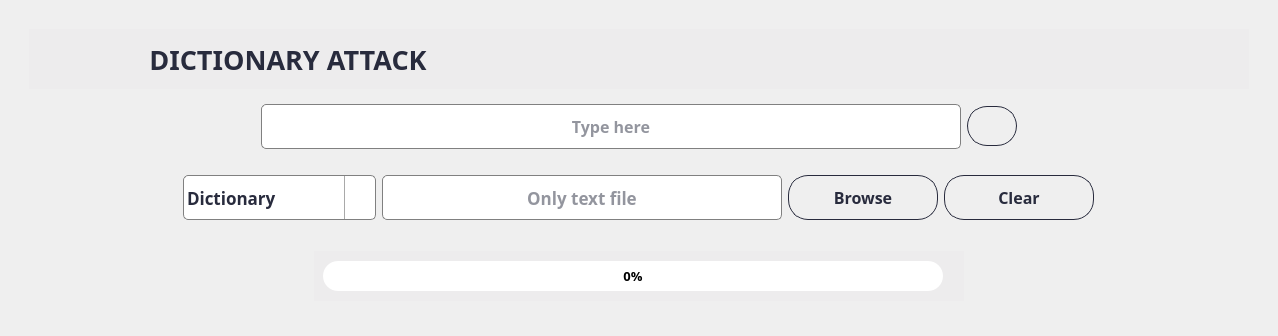
        <widget class="QWidget" name="page_passwordAttack">
         <layout class="QHBoxLayout" name="horizontalLayout_16">
          <item>
           <widget class="QWidget" name="widget_35" native="true">
            <property name="styleSheet">
             <string notr="true">QWidget#widget_38,
QWidget#widget_57 {
    border: 1px solid rgb(237, 236, 237); /* Set the &quot;groove&quot; border style for the specific widgets */
	background-color: rgb(237, 236, 237);
}
</string>
            </property>
            <layout class="QVBoxLayout" name="verticalLayout_21">
             <item>
              <widget class="QWidget" name="widget_36" native="true">
               <layout class="QVBoxLayout" name="verticalLayout_22">
                <item>
                 <widget class="QWidget" name="widget_38" native="true">
                  <property name="minimumSize">
                   <size>
                    <width>1220</width>
                    <height>60</height>
                   </size>
                  </property>
                  <property name="maximumSize">
                   <size>
                    <width>1220</width>
                    <height>60</height>
                   </size>
                  </property>
                  <layout class="QVBoxLayout" name="verticalLayout_23">
                   <item alignment="Qt::AlignLeft">
                    <widget class="QLabel" name="label_dictionary">
                     <property name="minimumSize">
                      <size>
                       <width>500</width>
                       <height>40</height>
                      </size>
                     </property>
                     <property name="maximumSize">
                      <size>
                       <width>500</width>
                       <height>40</height>
                      </size>
                     </property>
                     <property name="font">
                      <font>
                       <family>Bahnschrift SemiBold</family>
                       <pointsize>20</pointsize>
                       <weight>75</weight>
                       <bold>true</bold>
                      </font>
                     </property>
                     <property name="styleSheet">
                      <string notr="true">	color: rgba(40,43,61,255) ;</string>
                     </property>
                     <property name="text">
                      <string>DICTIONARY ATTACK</string>
                     </property>
                     <property name="alignment">
                      <set>Qt::AlignCenter</set>
                     </property>
                    </widget>
                   </item>
                  </layout>
                 </widget>
                </item>
                <item alignment="Qt::AlignHCenter">
                 <widget class="QWidget" name="widget_39" native="true">
                  <layout class="QHBoxLayout" name="horizontalLayout_18">
                   <item>
                    <widget class="QLineEdit" name="lineEdit_passwordDict">
                     <property name="minimumSize">
                      <size>
                       <width>700</width>
                       <height>45</height>
                      </size>
                     </property>
                     <property name="font">
                      <font>
                       <family>Bahnschrift SemiBold</family>
                       <pointsize>12</pointsize>
                       <weight>75</weight>
                       <bold>true</bold>
                      </font>
                     </property>
                     <property name="styleSheet">
                      <string notr="true">QLineEdit {
  border: 1px solid gray;
  color: rgba(40,43,61,255);
  border-radius: 5px;
}

QLineEdit:hover {
  border: 2px solid;
  border-color: rgba(0,143,255,255);
}
QLineEdit:focus {
  border: 1px solid;
  border-color: rgba(88,199,141,255);
}
</string>
                     </property>
                     <property name="alignment">
                      <set>Qt::AlignCenter</set>
                     </property>
                     <property name="placeholderText">
                      <string>Type here</string>
                     </property>
                    </widget>
                   </item>
                   <item>
                    <widget class="QPushButton" name="btn_showPasswordDict">
                     <property name="minimumSize">
                      <size>
                       <width>50</width>
                       <height>40</height>
                      </size>
                     </property>
                     <property name="maximumSize">
                      <size>
                       <width>50</width>
                       <height>40</height>
                      </size>
                     </property>
                     <property name="cursor">
                      <cursorShape>PointingHandCursor</cursorShape>
                     </property>
                     <property name="styleSheet">
                      <string notr="true">QPushButton {    
    border: 1px solid rgba(40,43,61,255);
    border-radius: 20px;
    padding: 5px 10px;
}

QPushButton:hover {
    background-color: ;
}
</string>
                     </property>
                     <property name="text">
                      <string/>
                     </property>
                     <property name="icon">
                      <iconset>
                       <normaloff>../icons/icon-visible.png</normaloff>../icons/icon-visible.png</iconset>
                     </property>
                     <property name="iconSize">
                      <size>
                       <width>30</width>
                       <height>30</height>
                      </size>
                     </property>
                    </widget>
                   </item>
                  </layout>
                 </widget>
                </item>
                <item alignment="Qt::AlignHCenter">
                 <widget class="QWidget" name="widget_40" native="true">
                  <layout class="QHBoxLayout" name="horizontalLayout_17">
                   <item>
                    <widget class="QComboBox" name="dropdown_wordLists">
                     <property name="minimumSize">
                      <size>
                       <width>119</width>
                       <height>45</height>
                      </size>
                     </property>
                     <property name="maximumSize">
                      <size>
                       <width>210</width>
                       <height>41</height>
                      </size>
                     </property>
                     <property name="font">
                      <font>
                       <family>Bahnschrift SemiBold</family>
                       <pointsize>13</pointsize>
                       <weight>75</weight>
                       <bold>true</bold>
                      </font>
                     </property>
                     <property name="cursor">
                      <cursorShape>PointingHandCursor</cursorShape>
                     </property>
                     <property name="styleSheet">
                      <string notr="true">QComboBox {
        border: 1px solid gray;
        border-radius: 5px;
        padding: 1px 18px 1px 3px;
        min-width: 6em;
		color: rgba(40,43,61,255) ;
 }
 QComboBox:drop-down {
	subcontrol-origin: padding;
	subcontrol-position: top right;
	width: 30px;
	border-left-width: 1px;
	border-left-color: darkgray;
	border-left-style: solid;
	border-top-right-radius: 3px;
	border-bottom-right-radius: 3px;	
}
QComboBox::down-arrow {
	
	image: url(&quot;D:/ISAN Security Gizmo Box/assets/icons/icons8-expand-arrow-30.png&quot;);

}
QComboBox:hover {
	border: 1px solid;
   border-color:  rgba(0,143,255,255);
}

</string>
                     </property>
                     <property name="iconSize">
                      <size>
                       <width>10</width>
                       <height>10</height>
                      </size>
                     </property>
                     <item>
                      <property name="text">
                       <string>Dictionary</string>
                      </property>
                     </item>
                     <item>
                      <property name="text">
                       <string>Rockyou.txt</string>
                      </property>
                     </item>
                     <item>
                      <property name="text">
                       <string>Crackstation.txt</string>
                      </property>
                     </item>
                     <item>
                      <property name="text">
                       <string>Skipping attack </string>
                      </property>
                     </item>
                    </widget>
                   </item>
                   <item>
                    <widget class="QLineEdit" name="lineEdit_inputFileDict">
                     <property name="minimumSize">
                      <size>
                       <width>400</width>
                       <height>45</height>
                      </size>
                     </property>
                     <property name="maximumSize">
                      <size>
                       <width>400</width>
                       <height>40</height>
                      </size>
                     </property>
                     <property name="font">
                      <font>
                       <family>Bahnschrift SemiBold</family>
                       <pointsize>13</pointsize>
                       <weight>75</weight>
                       <bold>true</bold>
                      </font>
                     </property>
                     <property name="styleSheet">
                      <string notr="true">QLineEdit {
  border: 1px solid gray;
  color: rgba(40,43,61,255);
  border-radius: 5px;
}

QLineEdit:hover {
  border: 2px solid;
  border-color: rgba(0,143,255,255);
}
QLineEdit:focus {
  border: 1px solid;
  border-color: rgba(88,199,141,255);
}
</string>
                     </property>
                     <property name="alignment">
                      <set>Qt::AlignCenter</set>
                     </property>
                     <property name="readOnly">
                      <bool>true</bool>
                     </property>
                     <property name="placeholderText">
                      <string>Only text file</string>
                     </property>
                    </widget>
                   </item>
                   <item>
                    <widget class="QPushButton" name="btn_browseDict">
                     <property name="minimumSize">
                      <size>
                       <width>150</width>
                       <height>45</height>
                      </size>
                     </property>
                     <property name="maximumSize">
                      <size>
                       <width>150</width>
                       <height>40</height>
                      </size>
                     </property>
                     <property name="font">
                      <font>
                       <family>Bahnschrift SemiBold</family>
                       <pointsize>12</pointsize>
                       <weight>75</weight>
                       <bold>true</bold>
                      </font>
                     </property>
                     <property name="cursor">
                      <cursorShape>PointingHandCursor</cursorShape>
                     </property>
                     <property name="styleSheet">
                      <string notr="true">QPushButton {    
    border: 1px solid rgba(40,43,61,255) ;
    border-radius: 20px;
    padding: 5px 10px;
	color: rgba(40,43,61,255) ;
}

QPushButton:hover {
    background-color: ;
}
</string>
                     </property>
                     <property name="text">
                      <string>Browse</string>
                     </property>
                     <property name="icon">
                      <iconset>
                       <normaloff>../icons/icon-folder.png</normaloff>../icons/icon-folder.png</iconset>
                     </property>
                     <property name="iconSize">
                      <size>
                       <width>35</width>
                       <height>35</height>
                      </size>
                     </property>
                    </widget>
                   </item>
                   <item>
                    <widget class="QPushButton" name="btn_clearDict">
                     <property name="minimumSize">
                      <size>
                       <width>150</width>
                       <height>45</height>
                      </size>
                     </property>
                     <property name="maximumSize">
                      <size>
                       <width>150</width>
                       <height>40</height>
                      </size>
                     </property>
                     <property name="font">
                      <font>
                       <family>Bahnschrift SemiBold</family>
                       <pointsize>12</pointsize>
                       <weight>75</weight>
                       <bold>true</bold>
                      </font>
                     </property>
                     <property name="cursor">
                      <cursorShape>PointingHandCursor</cursorShape>
                     </property>
                     <property name="styleSheet">
                      <string notr="true">QPushButton {    
    border: 1px solid rgba(40,43,61,255) ;
    border-radius: 20px;
    padding: 5px 10px;
	color: rgba(40,43,61,255) ;
}

QPushButton:hover {
    background-color: ;
}
</string>
                     </property>
                     <property name="text">
                      <string>Clear</string>
                     </property>
                     <property name="icon">
                      <iconset>
                       <normaloff>../icons/icon-clear.png</normaloff>../icons/icon-clear.png</iconset>
                     </property>
                     <property name="iconSize">
                      <size>
                       <width>35</width>
                       <height>35</height>
                      </size>
                     </property>
                    </widget>
                   </item>
                  </layout>
                 </widget>
                </item>
               </layout>
              </widget>
             </item>
             <item>
              <widget class="QWidget" name="widget_37" native="true">
               <layout class="QVBoxLayout" name="verticalLayout_34">
                <item alignment="Qt::AlignHCenter">
                 <widget class="QWidget" name="widget_57" native="true">
                  <property name="minimumSize">
                   <size>
                    <width>650</width>
                    <height>50</height>
                   </size>
                  </property>
                  <property name="maximumSize">
                   <size>
                    <width>350</width>
                    <height>50</height>
                   </size>
                  </property>
                  <layout class="QVBoxLayout" name="verticalLayout_68">
                   <item>
                    <widget class="QProgressBar" name="progressBar_attack">
                     <property name="minimumSize">
                      <size>
                       <width>620</width>
                       <height>30</height>
                      </size>
                     </property>
                     <property name="maximumSize">
                      <size>
                       <width>620</width>
                       <height>30</height>
                      </size>
                     </property>
                     <property name="font">
                      <font>
                       <family>Bahnschrift SemiBold</family>
                       <pointsize>10</pointsize>
                       <weight>75</weight>
                       <bold>true</bold>
                      </font>
                     </property>
                     <property name="styleSheet">
                      <string notr="true">QProgressBar
{
border: solid grey;
border-radius: 15px;
color: black;
}
QProgressBar::chunk 
{

background-color: rgba(40,43,61,255);
border-radius :15px;
}     </string>
                     </property>
                     <property name="value">
                      <number>0</number>
                     </property>
                     <property name="alignment">
                      <set>Qt::AlignCenter</set>
                     </property>
                    </widget>
                   </item>
                  </layout>
                 </widget>
                </item>
                <item>
                 <widget class="QWidget" name="widget_59" native="true"/>
                </item>
               </layout>
              </widget>
             </item>
            </layout>
           </widget>
          </item>
         </layout>
        </widget>
